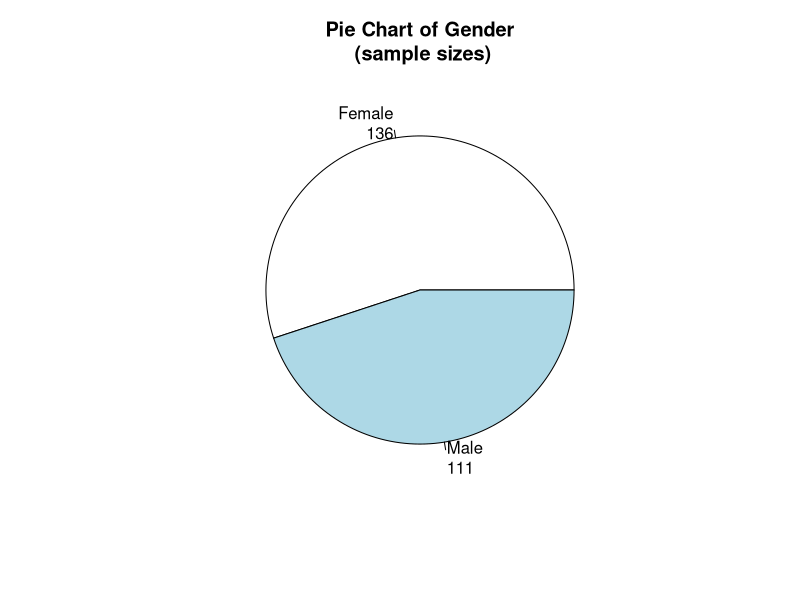
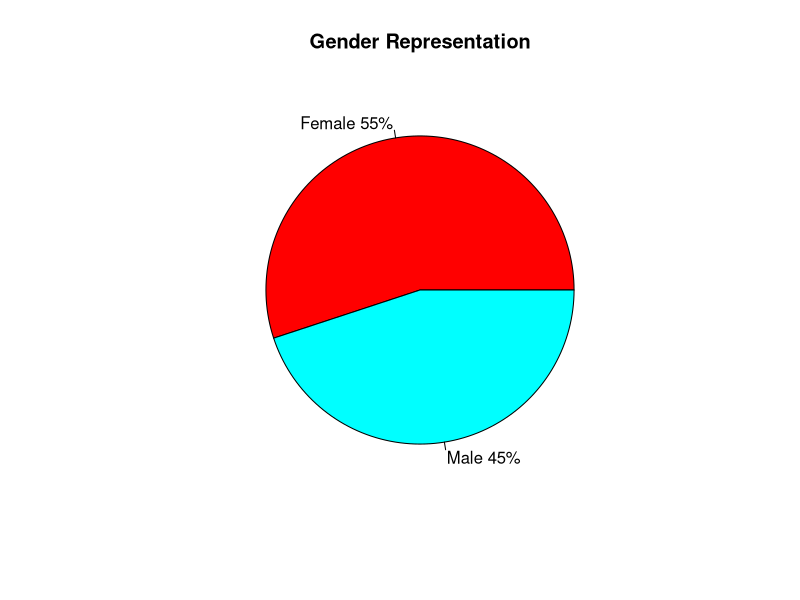

Write R code to recreate these figures, in order. (Note: this script raises an error after producing the figures.)
reverend<- read.csv(file="reverend.csv",head=TRUE,sep=",")
head(reverend)
summary(reverend)
str(reverend)
dim(reverend)
nrow(reverend)
ncol(reverend)

# Pie Chart from data frame with Appended Sample Sizes
gender <- table(reverend$Gender)
pct <- round(gender/sum(gender)*100)
lbls <- paste(names(gender), "\n", gender, sep="")
pie(gender, labels = lbls,
   main="Pie Chart of Gender\n (sample sizes)")

# Pie Chart with Percentages
gender <- table(reverend$Gender)
pct <- round(gender/sum(gender)*100)
lbls <- paste(names(gender), pct) # add percents to labels
lbls <- paste(lbls,"%",sep="") # ad % to labels
png(filename="my.png")
pie(gender,labels = lbls, col=rainbow(length(lbls)),
   main="Gender Representation")
dev.off()

library(ggplot2)
#scatter plot
scatter <- ggplot(data=reverend, aes(x = Education_level, y = Age_bracket)) 
scatter + geom_point(aes(color=Type_of_Alcohol_your_relative_consumes)) +
  xlab("Education level") +  ylab("Age bracket") +
  ggtitle("Sepal Length-Width")

#scatter plot with group by
scatter <- ggplot(data=reverend, aes(x = Education_level, y = Age_bracket)) 
scatter + geom_point(aes(color=Type_of_Alcohol_your_relative_consumes, shape=Type_of_Alcohol_your_relative_consumes)) +
  xlab("Education level") +  ylab("Age bracket") +
  ggtitle("Sepal Length-Width")
#bar plots
png(filename="2.png")
ggplot(reverend, aes(x = Age_bracket))+ theme_minimal() + geom_bar()
dev.off()
# with another theme
png(filename="1.png")
ggplot(reverend, aes(x = Level_of_education))+ theme_minimal() + geom_bar( fill="#990000", colour="black")+
  ggtitle("Highest level of Education")
dev.off()

png(filename="3.png")
ggplot(reverend, aes(x = Employment_Status))+ theme_minimal() + geom_bar( fill="#339900", colour="black")+
  ggtitle("Employment Status")
dev.off()

ggplot(reverend, aes(x = Ever_sought_help_for_your_relative))+ theme_minimal() + geom_bar( fill="#339900", colour="black")+
  ggtitle("Ever sought help for your relative")
dev.copy(jpeg,filename="p5.jpg");
dev.off ()

##fill with color
ggplot(reverend, aes(x = Employment_Status))+ theme_minimal() + geom_bar( fill="#990000", colour="black")
ggplot(reverend, aes(x = Type_of_Alcohol_your_relative_consumes))+ theme_minimal() + geom_bar( fill="#00FF00", colour="black")

#Bar plots for 2 Categorical Variables
png("image.png", width = 900, height = 400)
ggplot(reverend, aes(x = Type_of_Alcohol_your_relative_consumes, 
fill = Level_of_education))+ geom_bar()+ stat_bin(geom = "text",
aes(label = paste(round((..count..)/sum(..count..)*100), "%")),vjust = 1) 
dev.off ()

#PLOTTING WITH PERCENTAGE

library(scales)
ggplot(reverend, aes(x = Ever_sought_help_for_your_relative))+ theme_minimal() + geom_bar(aes(y = (..count..)/sum(..count..))) + scale_y_continuous(labels=percent) + 
ggtitle("Ever sought help for your relative")


ggplot(reverend, aes(x = Type_of_Alcohol_your_relative_consumes, 
fill = Ever_sought_help_for_your_relative))+ geom_bar() + scale_y_continuous(labels=percent) + stat_bin(geom = "text",
aes(label = paste(round((..count..)/sum(..count..)*100), "%")),vjust = 1)


ggplot(reverend, aes(x = Type_of_Alcohol_your_relative_consumes, 
fill = Education_level))+ geom_bar()+  ggtitle("type of alcohol on education level")
# separating


ggplot(reverend, aes(x = Type_of_Alcohol_your_relative_consumes, 
fill = Ever_sought_help_for_your_relative))+ geom_bar(position = "dodge") 


#Dot plots
ggplot(reverend, aes(x = Type_of_Alcohol_your_relative_consumes)) + geom_dotplot()

#Density Plots
ggplot(reverend, aes(x = Type_of_Alcohol_your_relative_consumes)) + geom_density()
ggplot(reverend, aes(x = Type_of_Alcohol_your_relative_consumes)) + geom_density(adjust = 4)
ggplot(reverend, aes(x = Type_of_Alcohol_your_relative_consumes)) + geom_density(adjust = 0.25)

#Box and Whisker Plots
ggplot(reverend, aes(x = Type_of_Alcohol_your_relative_consumes, 
y = Employment_Status)) + geom_boxplot()

#flipping
ggplot(reverend, aes(x = Type_of_Alcohol_your_relative_consumes,
 y = Frequency)) + geom_boxplot() + coord_flip()

## pie charts
ggplot(reverend,aes(x = factor(""), fill = Gender)) +geom_bar() +coord_polar(theta = "y") +scale_x_discrete("")
ggplot(reverend, aes(x=factor(1), Age_bracket, 
fill=as.factor(paste(Gender,Age_bracket, sep=" - ")))) + geom_bar(stat="identity", width=1) + ggtitle("Rainfall - 2014")+coord_polar(theta = "y")

# create an empty variable foo by repeating 0 for the number of cases in
# students
foo = rep(0, nrow(reverend))
# set the positions where Level == 'Chang,aa/ Kumikumi/ illegal brews' to be 1
foo[with(reverend, Level == "Chang,aa/ Kumikumi/ illegal brews")] = 1
# now do the others
6
foo[with(reverend, Level == "First generation/ Braded bear")] = 2
foo[with(reverend, Level == "Traditional Liquor/ Muratina/ Beers prepared at home for occassions")] = 3
foo[with(reverend, Level == "None")] = 4
# look at foo to see if it looks right
foo
ggplot(reverend, aes(x = Type_of_Alcohol_your_relative_consumes)) + geom_bar()



#summary tables
with(reverend, table(Gender))
with(reverend, table(Gender,Age_bracket))
with(reverend, table(Type_of_Alcohol_your_relative_consumes))
with(reverend, table(Type_of_Alcohol_your_relative_consumes,Education_level))
tab = with(reverend, table(Gender))
tab/sum(tab)


library(sqldf)
